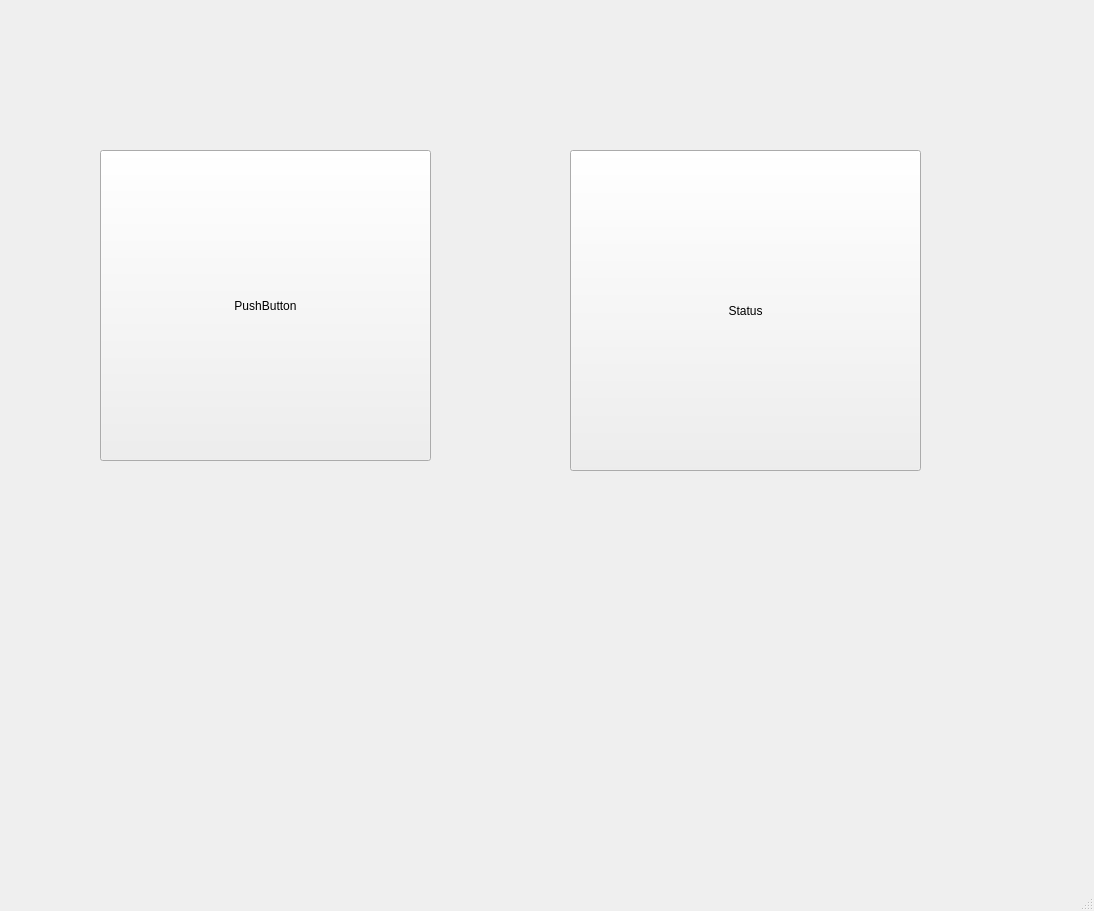
<?xml version="1.0" encoding="UTF-8"?>
<ui version="4.0">
 <class>MainWindow</class>
 <widget class="QMainWindow" name="MainWindow">
  <property name="geometry">
   <rect>
    <x>0</x>
    <y>0</y>
    <width>1094</width>
    <height>911</height>
   </rect>
  </property>
  <property name="windowTitle">
   <string>MainWindow</string>
  </property>
  <property name="tabShape">
   <enum>QTabWidget::Rounded</enum>
  </property>
  <widget class="QWidget" name="centralwidget">
   <widget class="QPushButton" name="Conimal">
    <property name="geometry">
     <rect>
      <x>570</x>
      <y>150</y>
      <width>351</width>
      <height>321</height>
     </rect>
    </property>
    <property name="sizePolicy">
     <sizepolicy hsizetype="Preferred" vsizetype="Fixed">
      <horstretch>0</horstretch>
      <verstretch>0</verstretch>
     </sizepolicy>
    </property>
    <property name="minimumSize">
     <size>
      <width>200</width>
      <height>200</height>
     </size>
    </property>
    <property name="contextMenuPolicy">
     <enum>Qt::CustomContextMenu</enum>
    </property>
    <property name="toolTip">
     <string/>
    </property>
    <property name="autoFillBackground">
     <bool>false</bool>
    </property>
    <property name="text">
     <string>Status</string>
    </property>
   </widget>
   <widget class="QPushButton" name="pushButton">
    <property name="geometry">
     <rect>
      <x>100</x>
      <y>150</y>
      <width>331</width>
      <height>311</height>
     </rect>
    </property>
    <property name="text">
     <string>PushButton</string>
    </property>
   </widget>
  </widget>
  <widget class="QStatusBar" name="statusbar"/>
 </widget>
 <tabstops>
  <tabstop>Conimal</tabstop>
 </tabstops>
 <resources/>
 <connections>
  <connection>
   <sender>Conimal</sender>
   <signal>clicked()</signal>
   <receiver>pushButton</receiver>
   <slot>click()</slot>
   <hints>
    <hint type="sourcelabel">
     <x>713</x>
     <y>393</y>
    </hint>
    <hint type="destinationlabel">
     <x>246</x>
     <y>315</y>
    </hint>
   </hints>
  </connection>
  <connection>
   <sender>pushButton</sender>
   <signal>pressed()</signal>
   <receiver>MainWindow</receiver>
   <slot>test()</slot>
   <hints>
    <hint type="sourcelabel">
     <x>265</x>
     <y>305</y>
    </hint>
    <hint type="destinationlabel">
     <x>546</x>
     <y>455</y>
    </hint>
   </hints>
  </connection>
 </connections>
 <slots>
  <slot>test()</slot>
 </slots>
</ui>
